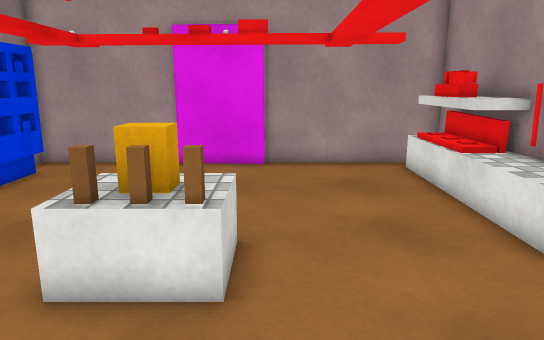
view 1 (above)

12 first-person views from a walk through a scene from a Unity 3-D project. The camera is 1.5 m above the floor, tilts 12° down and sees 70° across. The floor is counted in squares, 0.5 m on a side. Each view is taken from the middle of a square. On the plan, view 1 faces up. The plan holds only what a view shows up to about 20 squares ahead; the rest is blank. The player is left out. Surface patterns are stand-ins for the level's own textures.

view 2
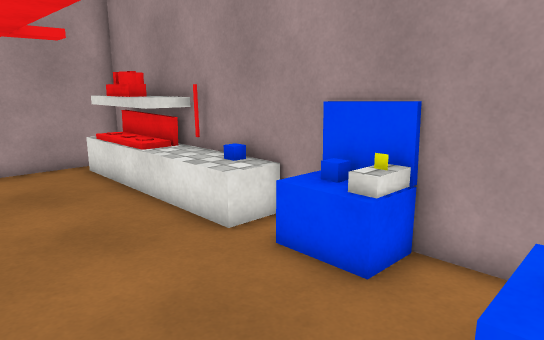

view 3
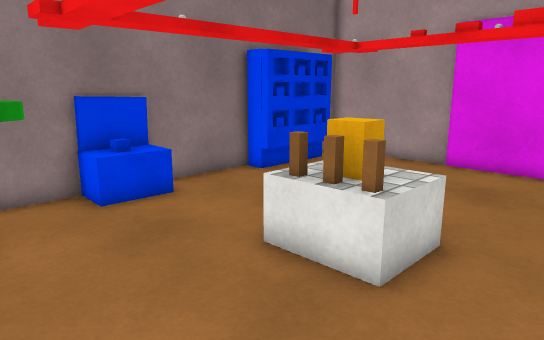

view 4
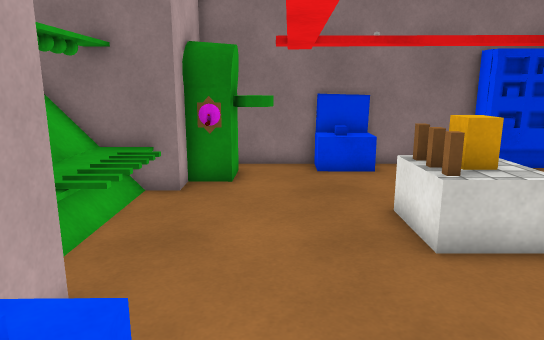

view 5
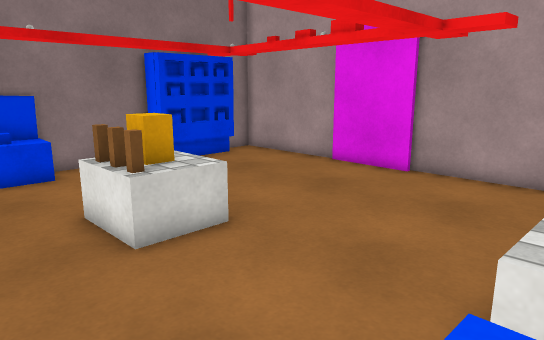

view 6
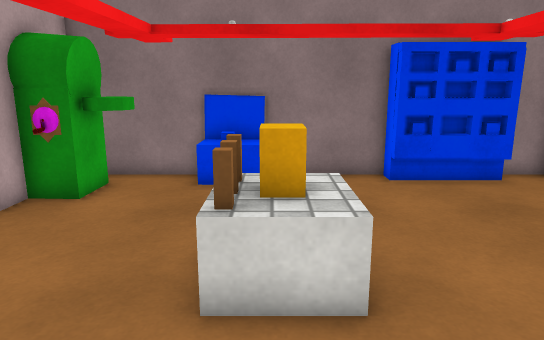

view 7
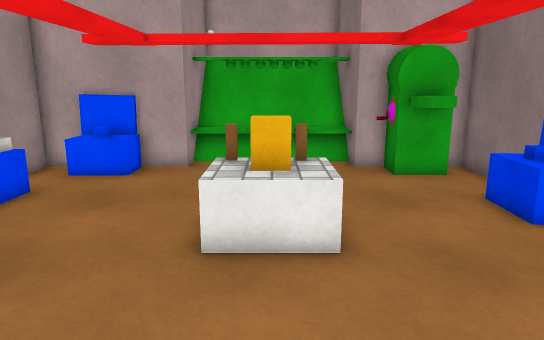

view 8
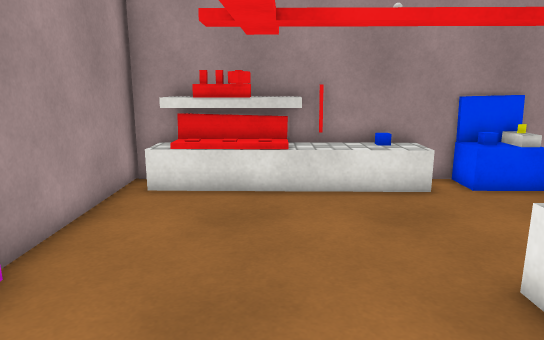

view 9
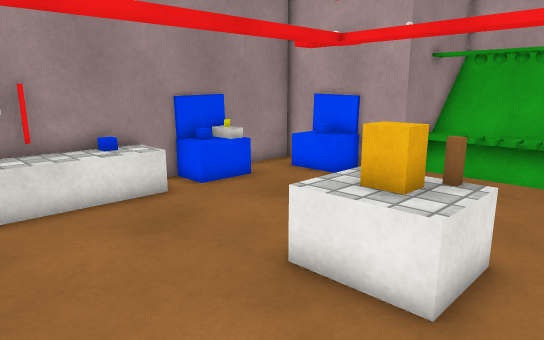

view 10
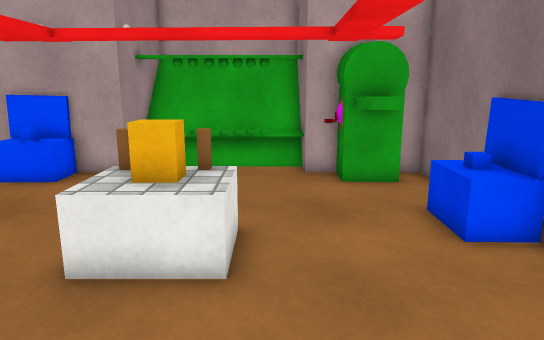

view 11
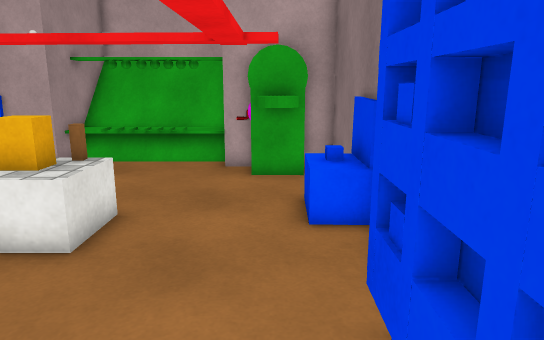

view 12
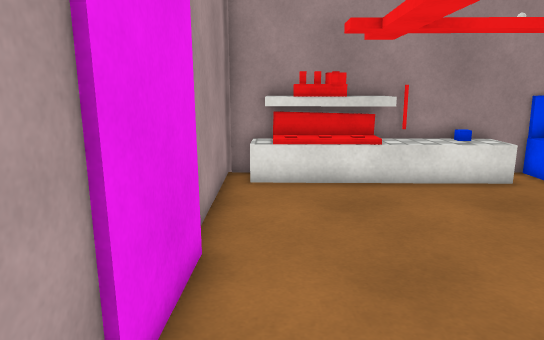

### Floor plan
Points are (right, up) in squares from view 1. A wall is a line through its corners. A room is listed if a view was taken in it or the views show most of it. See-through windows are left out.
Room 1 (views 1, 2, 3, 4, 5, 6, 7, 8, 9, 10, 11, 12)
walls: (-0.2, 15.3) (-3.8, 15.4); (-6.3, 0.5) (-6.3, -0.4); (-6.2, 0.4) (-6.1, 0) (-5.8, 0); (-8.1, 11.7) (-8.1, 9.9) (-9.3, 9.9) (-9.3, 6.4); (-8.5, 11.3) (-8, 11.3); (-9.3, 3.6) (-9.3, -0.7) (-8.1, -0.7); (-8.4, 12.2) (-8.4, 10.2) (-8, 10.2); (-3.8, 15.6) (-9.3, 15.6); (-6.4, -0.7) (-5.2, -0.7) (-5.2, -3.2); (-8.4, 13.4) (-8.4, 12.6); (1.2, -3.2) (1.2, -0.7) (6.7, -0.7) (6.7, 15.5); (7.5, 15.6) (-0.4, 15.6)
low walls: (-0.8, -0.9) (-0.8, -1.9); (-1.4, -0.9) (-1.4, -1.9); (-0.3, -0.9) (-0.3, -1.8); (-1.9, -0.9) (-1.9, -1.9); (-2.4, -0.9) (-2.4, -1.9); (-2.9, -0.9) (-2.9, -1.9); (-3.4, -0.9) (-3.4, -1.8); (-1, -1.8) (-1, -0.9); (-1.6, -1.8) (-1.6, -0.9); (-2.6, -1.8) (-2.6, -0.9); (-2.1, -1.9) (-2.1, -0.9); (-5.2, -1.4) (1.2, -1.4); (-5.3, -2.1) (1.1, -2.1); (-5.3, -2.3) (1.2, -2.3); (-5.3, -2.5) (1.2, -2.5); (-5.3, -2.7) (1.2, -2.7)
ways out: gap at (-5, -1)
objects: other object (-9, 4) to (-8, 4); other object (-9, 5) to (-8, 5); other object (-9, 6) to (-8, 6); other object (-8, 0) to (-6, 2); other object (-8, 12); other object (-8, 13); brown block (-3, 5); block (-3, 6) to (-1, 7); brown block (-2, 5); block (-2, 6); brown block (-1, 5); other object (3, 0) to (5, 1); other object (4, 0); block (5, 3) to (6, 3); other object (5, 4) to (6, 5); other object (5, 6) to (6, 15); other object (6, 4); other object (6, 7) to (6, 8)

Positions as (right, up) in squares from view 1, and headings:
1: (0, 0), facing up
2: (0, 0), facing up-right
3: (2, 0), facing up-left
4: (6, 2), facing left
5: (6, 2), facing up-left
6: (4, 6), facing left
7: (-2, 14), facing down
8: (-6, 11), facing right
9: (-5, 12), facing down-right
10: (-4, 13), facing down
11: (-7, 14), facing down
12: (-7, 14), facing right
